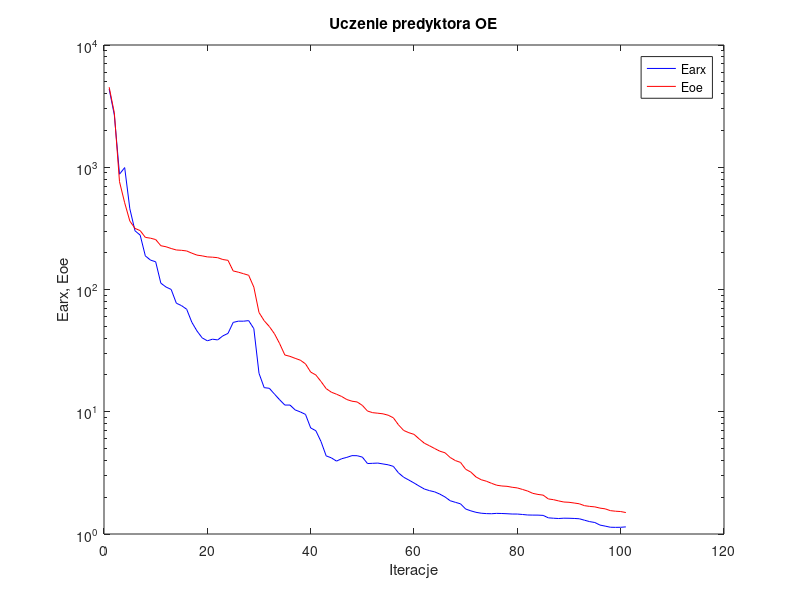
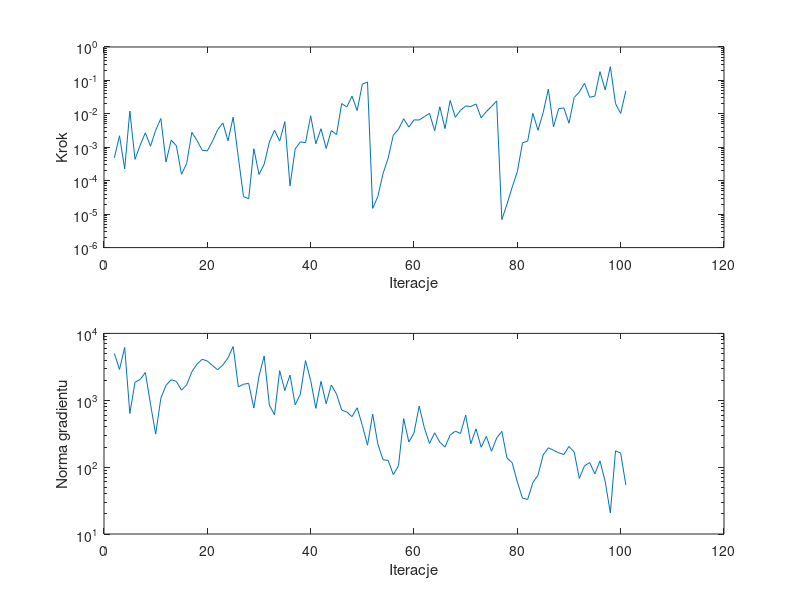

These figures' MATLAB source, in order:
%uczenie predyktora oe
clear all;
n=0; farx(n+1)=4.365821e+003; foe(n+1)=4.516507e+003; wspucz(n+1)=0.000000e+000; ng(n+1)=0.000000e+000;
%odnowa zmiennej metryki
n=1; farx(n+1)=2.674117e+003; foe(n+1)=2.783962e+003; krok(n+1)=4.852079e-004; ng(n+1)=5.013372e+003;
n=2; farx(n+1)=8.770759e+002; foe(n+1)=7.622000e+002; krok(n+1)=2.209886e-003; ng(n+1)=2.889438e+003;
n=3; farx(n+1)=9.940148e+002; foe(n+1)=5.122566e+002; krok(n+1)=2.266194e-004; ng(n+1)=6.173728e+003;
n=4; farx(n+1)=4.574833e+002; foe(n+1)=3.629571e+002; krok(n+1)=1.214548e-002; ng(n+1)=6.352622e+002;
n=5; farx(n+1)=3.020957e+002; foe(n+1)=3.161175e+002; krok(n+1)=4.366961e-004; ng(n+1)=1.856419e+003;
n=6; farx(n+1)=2.785199e+002; foe(n+1)=3.030997e+002; krok(n+1)=1.155113e-003; ng(n+1)=2.045912e+003;
n=7; farx(n+1)=1.883790e+002; foe(n+1)=2.669331e+002; krok(n+1)=2.722891e-003; ng(n+1)=2.598050e+003;
n=8; farx(n+1)=1.739501e+002; foe(n+1)=2.628773e+002; krok(n+1)=1.072459e-003; ng(n+1)=8.747187e+002;
n=9; farx(n+1)=1.685967e+002; foe(n+1)=2.562578e+002; krok(n+1)=3.225080e-003; ng(n+1)=3.114339e+002;
n=10; farx(n+1)=1.126832e+002; foe(n+1)=2.281301e+002; krok(n+1)=7.251821e-003; ng(n+1)=1.072374e+003;
n=11; farx(n+1)=1.047859e+002; foe(n+1)=2.236957e+002; krok(n+1)=3.624433e-004; ng(n+1)=1.671251e+003;
n=12; farx(n+1)=1.001336e+002; foe(n+1)=2.164947e+002; krok(n+1)=1.629650e-003; ng(n+1)=2.029564e+003;
n=13; farx(n+1)=7.725353e+001; foe(n+1)=2.105040e+002; krok(n+1)=1.120856e-003; ng(n+1)=1.915022e+003;
n=14; farx(n+1)=7.382003e+001; foe(n+1)=2.092057e+002; krok(n+1)=1.554679e-004; ng(n+1)=1.415166e+003;
n=15; farx(n+1)=6.895145e+001; foe(n+1)=2.066566e+002; krok(n+1)=3.276764e-004; ng(n+1)=1.700782e+003;
n=16; farx(n+1)=5.393956e+001; foe(n+1)=1.982136e+002; krok(n+1)=2.804162e-003; ng(n+1)=2.665042e+003;
n=17; farx(n+1)=4.575896e+001; foe(n+1)=1.911113e+002; krok(n+1)=1.597856e-003; ng(n+1)=3.465170e+003;
n=18; farx(n+1)=4.021530e+001; foe(n+1)=1.884435e+002; krok(n+1)=8.178849e-004; ng(n+1)=4.108181e+003;
n=19; farx(n+1)=3.804259e+001; foe(n+1)=1.847818e+002; krok(n+1)=7.770983e-004; ng(n+1)=3.856815e+003;
n=20; farx(n+1)=3.922678e+001; foe(n+1)=1.837864e+002; krok(n+1)=1.528320e-003; ng(n+1)=3.302068e+003;
n=21; farx(n+1)=3.868870e+001; foe(n+1)=1.820588e+002; krok(n+1)=3.350038e-003; ng(n+1)=2.859895e+003;
n=22; farx(n+1)=4.174334e+001; foe(n+1)=1.758989e+002; krok(n+1)=5.355898e-003; ng(n+1)=3.364433e+003;
n=23; farx(n+1)=4.374798e+001; foe(n+1)=1.732100e+002; krok(n+1)=1.564230e-003; ng(n+1)=4.311196e+003;
n=24; farx(n+1)=5.379464e+001; foe(n+1)=1.419022e+002; krok(n+1)=7.954142e-003; ng(n+1)=6.363018e+003;
n=25; farx(n+1)=5.508479e+001; foe(n+1)=1.385643e+002; krok(n+1)=4.987505e-004; ng(n+1)=1.582458e+003;
%odnowa zmiennej metryki
n=26; farx(n+1)=5.505593e+001; foe(n+1)=1.346877e+002; krok(n+1)=3.369455e-005; ng(n+1)=1.736819e+003;
n=27; farx(n+1)=5.564852e+001; foe(n+1)=1.307227e+002; krok(n+1)=2.890345e-005; ng(n+1)=1.789702e+003;
n=28; farx(n+1)=4.783245e+001; foe(n+1)=1.045626e+002; krok(n+1)=9.053002e-004; ng(n+1)=7.636080e+002;
n=29; farx(n+1)=2.063133e+001; foe(n+1)=6.484882e+001; krok(n+1)=1.540600e-004; ng(n+1)=2.299672e+003;
n=30; farx(n+1)=1.574815e+001; foe(n+1)=5.555678e+001; krok(n+1)=3.111125e-004; ng(n+1)=4.599398e+003;
n=31; farx(n+1)=1.555449e+001; foe(n+1)=4.978753e+001; krok(n+1)=1.427772e-003; ng(n+1)=8.499322e+002;
n=32; farx(n+1)=1.394281e+001; foe(n+1)=4.340422e+001; krok(n+1)=3.247320e-003; ng(n+1)=6.060803e+002;
n=33; farx(n+1)=1.252389e+001; foe(n+1)=3.604518e+001; krok(n+1)=1.532691e-003; ng(n+1)=2.776504e+003;
n=34; farx(n+1)=1.134436e+001; foe(n+1)=2.912826e+001; krok(n+1)=5.829556e-003; ng(n+1)=1.397200e+003;
n=35; farx(n+1)=1.134420e+001; foe(n+1)=2.838529e+001; krok(n+1)=7.063894e-005; ng(n+1)=2.388154e+003;
n=36; farx(n+1)=1.035223e+001; foe(n+1)=2.734720e+001; krok(n+1)=8.861138e-004; ng(n+1)=8.550567e+002;
n=37; farx(n+1)=9.966602e+000; foe(n+1)=2.640906e+001; krok(n+1)=1.457199e-003; ng(n+1)=1.229974e+003;
n=38; farx(n+1)=9.513691e+000; foe(n+1)=2.465242e+001; krok(n+1)=1.371344e-003; ng(n+1)=3.922506e+003;
n=39; farx(n+1)=7.372667e+000; foe(n+1)=2.111368e+001; krok(n+1)=8.751130e-003; ng(n+1)=1.976698e+003;
n=40; farx(n+1)=6.997407e+000; foe(n+1)=1.999614e+001; krok(n+1)=1.276921e-003; ng(n+1)=7.568894e+002;
n=41; farx(n+1)=5.707281e+000; foe(n+1)=1.768362e+001; krok(n+1)=3.595838e-003; ng(n+1)=1.922383e+003;
n=42; farx(n+1)=4.356425e+000; foe(n+1)=1.546076e+001; krok(n+1)=9.232346e-004; ng(n+1)=8.845916e+002;
n=43; farx(n+1)=4.196946e+000; foe(n+1)=1.445730e+001; krok(n+1)=3.159755e-003; ng(n+1)=1.692111e+003;
n=44; farx(n+1)=3.947683e+000; foe(n+1)=1.391594e+001; krok(n+1)=2.404573e-003; ng(n+1)=1.238603e+003;
n=45; farx(n+1)=4.128204e+000; foe(n+1)=1.332942e+001; krok(n+1)=2.024365e-002; ng(n+1)=7.143672e+002;
n=46; farx(n+1)=4.235513e+000; foe(n+1)=1.258392e+001; krok(n+1)=1.610734e-002; ng(n+1)=6.677731e+002;
n=47; farx(n+1)=4.376208e+000; foe(n+1)=1.219802e+001; krok(n+1)=3.377159e-002; ng(n+1)=5.688542e+002;
n=48; farx(n+1)=4.369937e+000; foe(n+1)=1.202485e+001; krok(n+1)=1.256724e-002; ng(n+1)=7.727073e+002;
n=49; farx(n+1)=4.256450e+000; foe(n+1)=1.127037e+001; krok(n+1)=7.742260e-002; ng(n+1)=4.198277e+002;
n=50; farx(n+1)=3.770799e+000; foe(n+1)=1.013506e+001; krok(n+1)=8.973423e-002; ng(n+1)=2.131207e+002;
%odnowa zmiennej metryki
n=51; farx(n+1)=3.786600e+000; foe(n+1)=9.829151e+000; krok(n+1)=1.489515e-005; ng(n+1)=6.195193e+002;
n=52; farx(n+1)=3.803222e+000; foe(n+1)=9.729500e+000; krok(n+1)=3.351433e-005; ng(n+1)=2.220502e+002;
n=53; farx(n+1)=3.741085e+000; foe(n+1)=9.616860e+000; krok(n+1)=1.614953e-004; ng(n+1)=1.288973e+002;
n=54; farx(n+1)=3.682036e+000; foe(n+1)=9.369373e+000; krok(n+1)=4.758251e-004; ng(n+1)=1.259130e+002;
n=55; farx(n+1)=3.575730e+000; foe(n+1)=8.925983e+000; krok(n+1)=2.318931e-003; ng(n+1)=7.723369e+001;
n=56; farx(n+1)=3.161047e+000; foe(n+1)=7.811522e+000; krok(n+1)=3.460440e-003; ng(n+1)=1.052930e+002;
n=57; farx(n+1)=2.913383e+000; foe(n+1)=7.030874e+000; krok(n+1)=7.144846e-003; ng(n+1)=5.324779e+002;
n=58; farx(n+1)=2.762631e+000; foe(n+1)=6.740784e+000; krok(n+1)=4.014511e-003; ng(n+1)=2.375284e+002;
n=59; farx(n+1)=2.615090e+000; foe(n+1)=6.532686e+000; krok(n+1)=6.607631e-003; ng(n+1)=3.241944e+002;
n=60; farx(n+1)=2.466203e+000; foe(n+1)=5.996427e+000; krok(n+1)=6.543079e-003; ng(n+1)=8.200506e+002;
n=61; farx(n+1)=2.333366e+000; foe(n+1)=5.530477e+000; krok(n+1)=8.252113e-003; ng(n+1)=3.875646e+002;
n=62; farx(n+1)=2.263328e+000; foe(n+1)=5.267270e+000; krok(n+1)=1.033570e-002; ng(n+1)=2.250992e+002;
n=63; farx(n+1)=2.211558e+000; foe(n+1)=5.001402e+000; krok(n+1)=3.096185e-003; ng(n+1)=3.265031e+002;
n=64; farx(n+1)=2.119532e+000; foe(n+1)=4.758200e+000; krok(n+1)=1.626130e-002; ng(n+1)=2.357128e+002;
n=65; farx(n+1)=2.009599e+000; foe(n+1)=4.617801e+000; krok(n+1)=3.625910e-003; ng(n+1)=1.998799e+002;
n=66; farx(n+1)=1.871423e+000; foe(n+1)=4.226204e+000; krok(n+1)=2.529683e-002; ng(n+1)=3.018884e+002;
n=67; farx(n+1)=1.816274e+000; foe(n+1)=3.988243e+000; krok(n+1)=7.883344e-003; ng(n+1)=3.454663e+002;
n=68; farx(n+1)=1.765708e+000; foe(n+1)=3.852020e+000; krok(n+1)=1.280590e-002; ng(n+1)=3.185726e+002;
n=69; farx(n+1)=1.600832e+000; foe(n+1)=3.385309e+000; krok(n+1)=1.716139e-002; ng(n+1)=6.003836e+002;
n=70; farx(n+1)=1.546647e+000; foe(n+1)=3.209320e+000; krok(n+1)=1.660195e-002; ng(n+1)=2.235791e+002;
n=71; farx(n+1)=1.504627e+000; foe(n+1)=2.928497e+000; krok(n+1)=1.977848e-002; ng(n+1)=3.744719e+002;
n=72; farx(n+1)=1.479296e+000; foe(n+1)=2.780163e+000; krok(n+1)=7.591652e-003; ng(n+1)=1.981284e+002;
n=73; farx(n+1)=1.468415e+000; foe(n+1)=2.703160e+000; krok(n+1)=1.165759e-002; ng(n+1)=2.889609e+002;
n=74; farx(n+1)=1.464966e+000; foe(n+1)=2.598560e+000; krok(n+1)=1.660195e-002; ng(n+1)=1.724884e+002;
n=75; farx(n+1)=1.475027e+000; foe(n+1)=2.506903e+000; krok(n+1)=2.432476e-002; ng(n+1)=2.725361e+002;
%odnowa zmiennej metryki
n=76; farx(n+1)=1.471505e+000; foe(n+1)=2.470161e+000; krok(n+1)=6.861689e-006; ng(n+1)=3.426638e+002;
n=77; farx(n+1)=1.465140e+000; foe(n+1)=2.454870e+000; krok(n+1)=1.990494e-005; ng(n+1)=1.370325e+002;
n=78; farx(n+1)=1.456942e+000; foe(n+1)=2.411583e+000; krok(n+1)=6.408173e-005; ng(n+1)=1.164674e+002;
n=79; farx(n+1)=1.456258e+000; foe(n+1)=2.381733e+000; krok(n+1)=1.863040e-004; ng(n+1)=5.978562e+001;
n=80; farx(n+1)=1.444336e+000; foe(n+1)=2.314801e+000; krok(n+1)=1.358387e-003; ng(n+1)=3.440359e+001;
n=81; farx(n+1)=1.430745e+000; foe(n+1)=2.245628e+000; krok(n+1)=1.532691e-003; ng(n+1)=3.284306e+001;
n=82; farx(n+1)=1.427926e+000; foe(n+1)=2.149917e+000; krok(n+1)=1.034736e-002; ng(n+1)=5.866250e+001;
n=83; farx(n+1)=1.427131e+000; foe(n+1)=2.107114e+000; krok(n+1)=3.225080e-003; ng(n+1)=7.584930e+001;
n=84; farx(n+1)=1.419754e+000; foe(n+1)=2.079045e+000; krok(n+1)=1.086709e-002; ng(n+1)=1.521075e+002;
n=85; farx(n+1)=1.355889e+000; foe(n+1)=1.935816e+000; krok(n+1)=5.507794e-002; ng(n+1)=1.946241e+002;
n=86; farx(n+1)=1.346065e+000; foe(n+1)=1.908948e+000; krok(n+1)=4.080593e-003; ng(n+1)=1.789514e+002;
n=87; farx(n+1)=1.338908e+000; foe(n+1)=1.864610e+000; krok(n+1)=1.429000e-002; ng(n+1)=1.638922e+002;
n=88; farx(n+1)=1.347022e+000; foe(n+1)=1.826895e+000; krok(n+1)=1.506159e-002; ng(n+1)=1.542480e+002;
n=89; farx(n+1)=1.345232e+000; foe(n+1)=1.817303e+000; krok(n+1)=5.241643e-003; ng(n+1)=2.038008e+002;
n=90; farx(n+1)=1.340386e+000; foe(n+1)=1.792750e+000; krok(n+1)=3.094863e-002; ng(n+1)=1.682945e+002;
n=91; farx(n+1)=1.332340e+000; foe(n+1)=1.766632e+000; krok(n+1)=4.486659e-002; ng(n+1)=6.778156e+001;
n=92; farx(n+1)=1.296400e+000; foe(n+1)=1.704980e+000; krok(n+1)=8.268560e-002; ng(n+1)=1.047809e+002;
n=93; farx(n+1)=1.262712e+000; foe(n+1)=1.682367e+000; krok(n+1)=3.134999e-002; ng(n+1)=1.171677e+002;
n=94; farx(n+1)=1.241727e+000; foe(n+1)=1.666925e+000; krok(n+1)=3.394649e-002; ng(n+1)=7.945804e+001;
n=95; farx(n+1)=1.183036e+000; foe(n+1)=1.628637e+000; krok(n+1)=1.827549e-001; ng(n+1)=1.238159e+002;
n=96; farx(n+1)=1.160302e+000; foe(n+1)=1.606193e+000; krok(n+1)=5.236098e-002; ng(n+1)=6.101574e+001;
n=97; farx(n+1)=1.136125e+000; foe(n+1)=1.553046e+000; krok(n+1)=2.577175e-001; ng(n+1)=2.075157e+001;
n=98; farx(n+1)=1.133414e+000; foe(n+1)=1.536039e+000; krok(n+1)=2.024365e-002; ng(n+1)=1.755195e+002;
n=99; farx(n+1)=1.134958e+000; foe(n+1)=1.526828e+000; krok(n+1)=1.027811e-002; ng(n+1)=1.621474e+002;
n=100; farx(n+1)=1.143621e+000; foe(n+1)=1.497917e+000; krok(n+1)=4.905012e-002; ng(n+1)=5.385960e+001;

figure; semilogy(farx,'b'); hold on; semilogy(foe,'r'); xlabel('Iteracje'); ylabel('Earx, Eoe'); legend('Earx','Eoe'); title('Uczenie predyktora OE');
figure; subplot(2,1,1); semilogy(krok); xlabel('Iteracje'); ylabel('Krok');
subplot(2,1,2); semilogy(ng); xlabel('Iteracje'); ylabel('Norma gradientu');
Earx=farx(n+1)
Eoe=foe(n+1)
